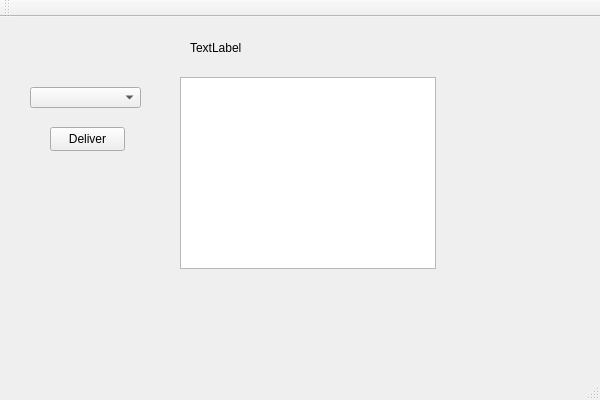
<?xml version="1.0" encoding="UTF-8"?>
<ui version="4.0">
 <class>CourierViewClass</class>
 <widget class="QMainWindow" name="CourierViewClass">
  <property name="geometry">
   <rect>
    <x>0</x>
    <y>0</y>
    <width>600</width>
    <height>400</height>
   </rect>
  </property>
  <property name="windowTitle">
   <string>CourierView</string>
  </property>
  <widget class="QWidget" name="centralWidget">
   <widget class="QListWidget" name="listWidget">
    <property name="geometry">
     <rect>
      <x>180</x>
      <y>60</y>
      <width>256</width>
      <height>192</height>
     </rect>
    </property>
   </widget>
   <widget class="QLabel" name="label">
    <property name="geometry">
     <rect>
      <x>190</x>
      <y>20</y>
      <width>151</width>
      <height>21</height>
     </rect>
    </property>
    <property name="text">
     <string>TextLabel</string>
    </property>
   </widget>
   <widget class="QComboBox" name="comboBox">
    <property name="geometry">
     <rect>
      <x>30</x>
      <y>70</y>
      <width>111</width>
      <height>21</height>
     </rect>
    </property>
   </widget>
   <widget class="QPushButton" name="pushButton">
    <property name="geometry">
     <rect>
      <x>50</x>
      <y>110</y>
      <width>75</width>
      <height>24</height>
     </rect>
    </property>
    <property name="text">
     <string>Deliver</string>
    </property>
   </widget>
  </widget>
  <widget class="QMenuBar" name="menuBar">
   <property name="geometry">
    <rect>
     <x>0</x>
     <y>0</y>
     <width>600</width>
     <height>22</height>
    </rect>
   </property>
  </widget>
  <widget class="QToolBar" name="mainToolBar">
   <attribute name="toolBarArea">
    <enum>TopToolBarArea</enum>
   </attribute>
   <attribute name="toolBarBreak">
    <bool>false</bool>
   </attribute>
  </widget>
  <widget class="QStatusBar" name="statusBar"/>
 </widget>
 <layoutdefault spacing="6" margin="11"/>
 <resources/>
 <connections/>
</ui>
